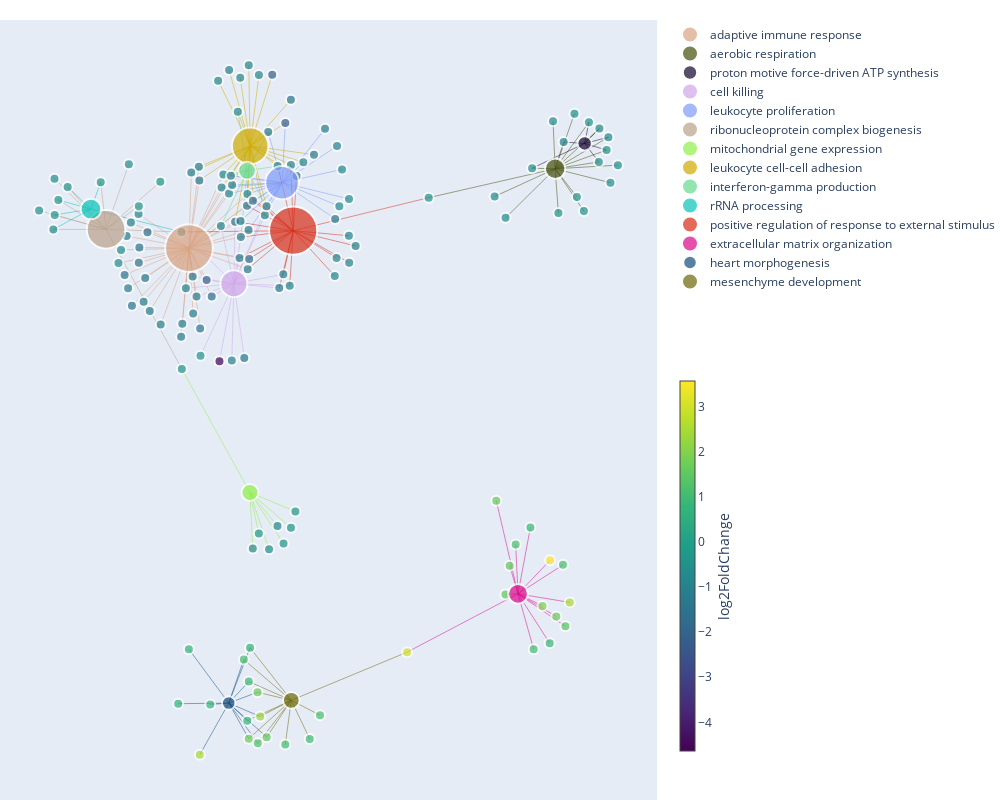

Source (notebook cell):
### Markdown cell above
## Gene-concept network

### Code cell
gsea_res = pd.read_csv(GSEA_DIR / f"gsea_go_bp_top_terms_{COHORT}.csv", index_col=0)
de_res = pd.read_csv(DE_RESULTS_FILE, index_col=0)
genes_df = pd.read_csv(RAW_DATA_DIR / "genes.csv.gz", index_col=0)

fig = graph.gene_concept_network_plot(
    gsea_res,
    de_res,
    genes_df,
    color_metric="log2FoldChange",
    pvalue_threshold=0.01,
    layout_seed=0,
    color_seed=0,
)
pio.write_html(fig, str(FIGURES_DIR / f"gene_concept_network_{COHORT}.html"))
